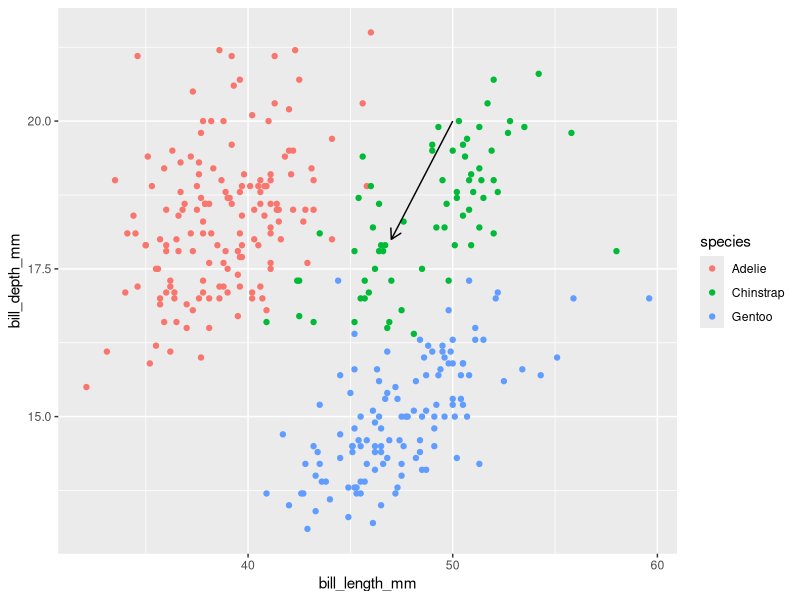

R code for this plot:

            library(ggplot2)
            library(palmerpenguins)
            built_answer <- tryCatch(
                {
                    set.seed(42)
                    ggplot(penguins, aes(x = bill_length_mm, y = bill_depth_mm, colour = species)) + geom_point() + annotate("segment", x = 50, xend = 47, y = 20, yend = 18, colour = "black", arrow = arrow(length = unit(0.3, "cm")))
                    suppressWarnings(
                        if (!file.exists("/sandbox/figures/bill-length_bill-depth_scatter_annotate_segment_answer.png")) {
                            ggsave(
                                width = 3,
                                height = 3,
                                "/sandbox/figures/bill-length_bill-depth_scatter_annotate_segment_answer.png"
                            )
                        }
                    )
                    suppressWarnings(
                        ggplot_build(last_plot())
                    )
                },
                error = function(e) {
                    'ERROR'
                }
            )
            built_submission <- tryCatch(
                {
                    set.seed(42)
                    ggplot(penguins, aes(x = bill_length_mm, y = bill_depth_mm, color = species)) +
  geom_point() +
  annotate("arrow", x = 50, y = 20, xend = 47, yend = 18, color = "black", arrow = arrow(length = unit(0.3, "cm")))
                    suppressWarnings(
                        ggsave(
                            width = 3,
                            height = 3,
                            "figures/bill-length_bill-depth_scatter_annotate_segment_submission_llama.png"
                        )
                    )
                    suppressWarnings(
                        ggplot_build(last_plot())
                    )
                },
                error = function(e) {
                    'ERROR'
                }
            )
            cat(isTRUE(all.equal(built_answer, built_submission)))
        
